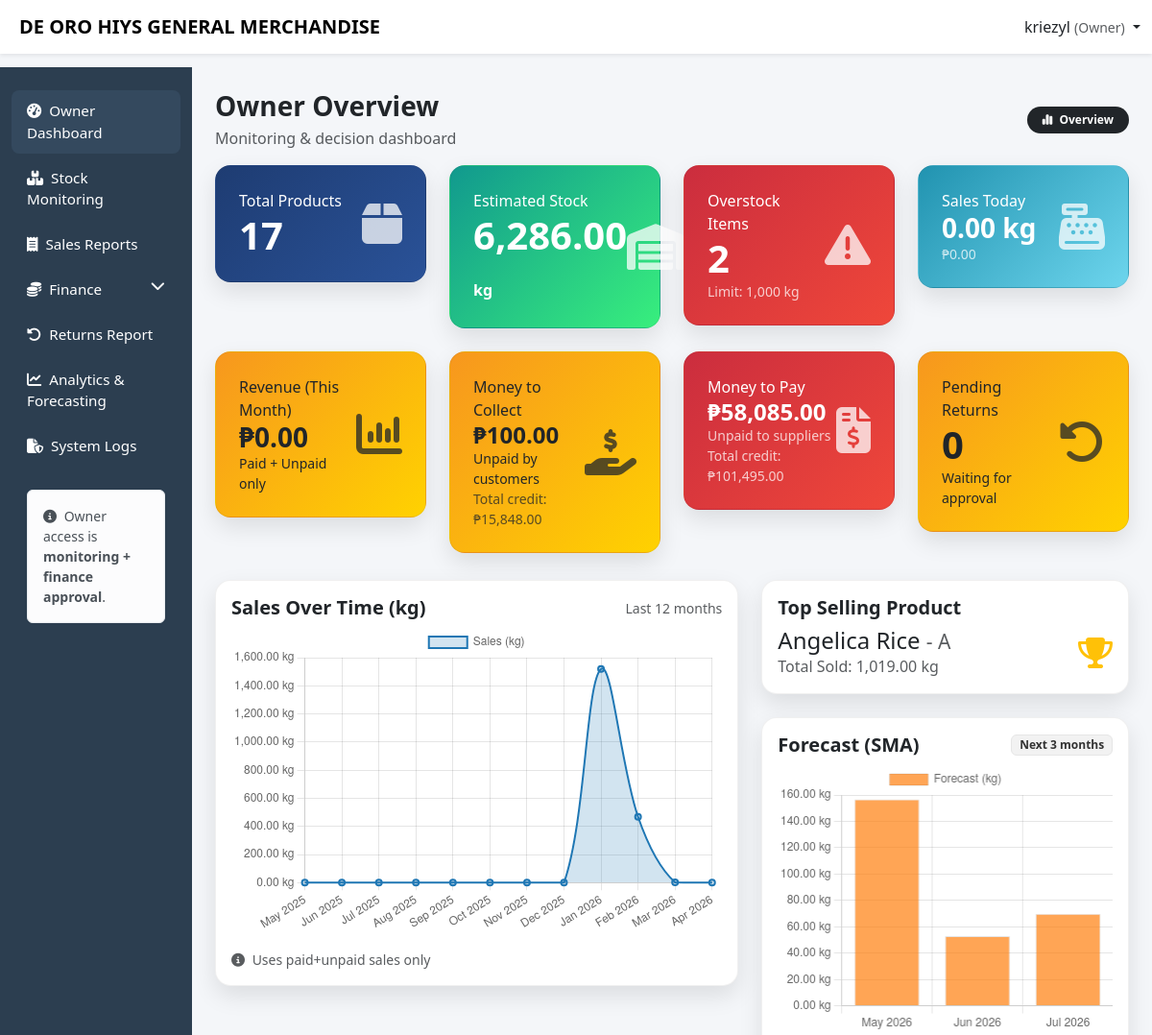
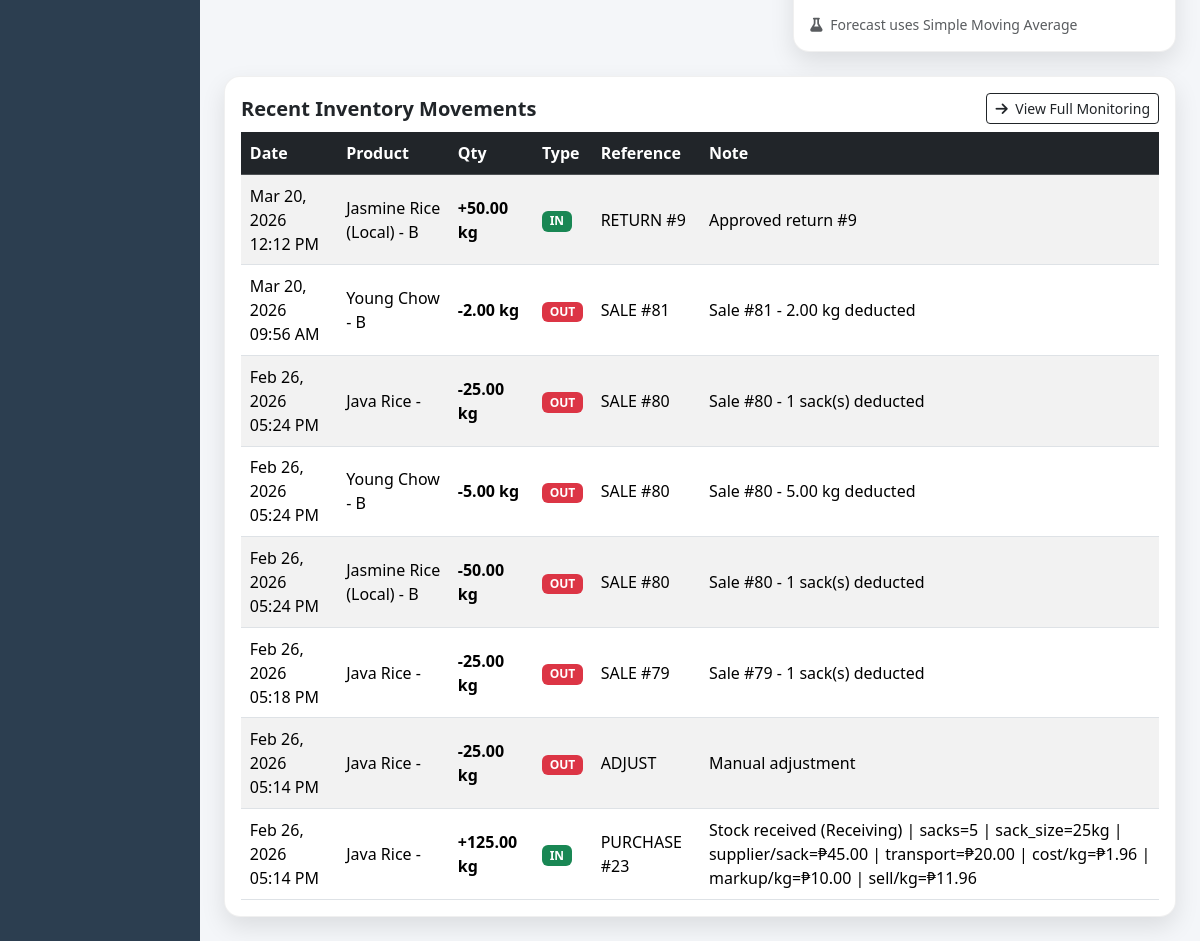
The page /ricesales_stock_monitoring/capstone/owner/dashboard.php (signed in) on the database its author committed (2 pictures, top to bottom).
### tables this page shows
CREATE TABLE `inventory_transactions` (
  `inventTrans_id` int(11) NOT NULL,
  `product_id` int(11) DEFAULT NULL,
  `qty_kg` decimal(10,2) DEFAULT NULL,
  `reference_id` int(11) DEFAULT NULL,
  `reference_type` enum('sale','purchase','return','delivery','adjust') DEFAULT NULL,
  `type` enum('in','out','adjust') DEFAULT NULL,
  `note` text DEFAULT NULL,
  `created_at` timestamp NOT NULL DEFAULT current_timestamp()
);

CREATE TABLE `products` (
  `product_id` int(11) NOT NULL,
  `variety` varchar(100) DEFAULT NULL,
  `grade` enum('A','B') NOT NULL,
  `unit_weight_kg` decimal(10,2) DEFAULT NULL,
  `price_per_sack` decimal(10,2) NOT NULL,
  `price_per_kg` decimal(10,2) NOT NULL,
  `created_at` timestamp NOT NULL DEFAULT current_timestamp(),
  `archived` tinyint(1) NOT NULL DEFAULT 0,
  `stock_kg` decimal(10,2) NOT NULL DEFAULT 0.00
);

### ricesales_stock_monitoring/capstone/owner/dashboard.php (the view, shortened to what the rows shown need)
<?php
include '../config/db.php';
function h($v){ return htmlspecialchars((string)$v, ENT_QUOTES, 'UTF-8'); }
$VALID_SALE_STATUSES = "('paid','unpaid')";
$MONTHS_HISTORY = 12;
$FORECAST_MONTHS = 3;
$recentInventory = $conn->query("
    SELECT it.created_at, it.product_id, it.qty_kg, it.type, it.reference_type, it.reference_id, it.note,
           p.variety, p.grade
    FROM inventory_transactions it
    LEFT JOIN products p ON it.product_id = p.product_id
    ORDER BY it.created_at DESC
    LIMIT 8
");
$months = [];
$salesData = [];
$monthsY = [];
$monthsM = [];
$monthMap = [];
$monthly = $conn->query("
    SELECT
      DATE_FORMAT(s.sale_date,'%b %Y') AS month_label,
      YEAR(s.sale_date) AS y,
      MONTH(s.sale_date) AS m,
      COALESCE(SUM(si.qty_kg),0) AS total_kg
    FROM sales_items si
    JOIN sales s ON si.sale_id = s.sale_id
    WHERE LOWER(s.status) IN $VALID_SALE_STATUSES
      AND s.sale_date >= DATE_SUB(CURDATE(), INTERVAL {$MONTHS_HISTORY} MONTH)
      AND s.sale_date <> '0000-00-00 00:00:00'
    GROUP BY y,m,month_label
    ORDER BY y,m
");
if($monthly){
    while($r = $monthly->fetch_assoc()){
        $y = (int)$r['y'];
        $m = (int)$r['m'];
        $key = sprintf('%04d-%02d', $y, $m);
        $monthMap[$key] = (float)$r['total_kg'];
    }
}
$start = new DateTime('first day of this month');
$start->modify('-' . max(0, $MONTHS_HISTORY - 1) . ' months');
$end = new DateTime('first day of this month');
for($dt = clone $start; $dt <= $end; $dt->modify('+1 month')){
    $y = (int)$dt->format('Y');
    $m = (int)$dt->format('m');
    $key = sprintf('%04d-%02d', $y, $m);
    $months[] = $dt->format('M Y');
    $monthsY[] = $y;
    $monthsM[] = $m;
    $salesData[] = (float)($monthMap[$key] ?? 0);
}
function nextMonthsLabelsFromLast(array $monthsY, array $monthsM, int $n = 3){
    $labels = [];
    if(empty($monthsY) || empty($monthsM)){
        $dt = new DateTime('first day of this month');
    } else {
        $lastY = (int)end($monthsY);
        $lastM = (int)end($monthsM);
        $dt = new DateTime(sprintf('%04d-%02d-01', $lastY, $lastM));
    }
    for($i=1;$i<=$n;$i++){
        $dt->modify('+1 month');
        $labels[] = $dt->format('M Y');
    }
    return $labels;
}
$forecastLabels = nextMonthsLabelsFromLast($monthsY, $monthsM, (int)$FORECAST_MONTHS);
$forecastValues = [];
$window = 3;
if(count($salesData) >= 3){
    $series = $salesData;
    for($i=0;$i<$FORECAST_MONTHS;$i++){
        $slice = array_slice($series, -$window);
        $avg = array_sum($slice) / max(1,count($slice));
        $forecastValues[] = round($avg, 2);
        $series[] = $avg;
    }
} elseif(count($salesData) > 0){
    $baseline = (float)end($salesData);
    $forecastValues = array_fill(0, $FORECAST_MONTHS, round($baseline,2));
} else {
    $forecastValues = array_fill(0, $FORECAST_MONTHS, 0);
}
?>
<!DOCTYPE html>
<html lang="en">
<head>
<link href="https://cdn.jsdelivr.net/npm/bootstrap@5.3.2/dist/css/bootstrap.min.css" rel="stylesheet">
<link href="https://cdnjs.cloudflare.com/ajax/libs/font-awesome/6.5.1/css/all.min.css" rel="stylesheet">
<link href="../css/layout.css" rel="stylesheet">
</head>
<body>
<div class="container-fluid">
<div class="row">
<main class="col-lg-10 ms-sm-auto px-4 main-content">
<div class="py-4">
  <div class="card modern-card mt-4">
    <div class="card-body">
      <div class="table-responsive">
        <table class="table table-striped align-middle mb-0">
          <thead class="table-dark">
            <tr>
              <th>Date</th>
              <th>Product</th>
              <th>Qty</th>
              <th>Type</th>
              <th>Reference</th>
              <th>Note</th>
            </tr>
          </thead>
          <tbody>
            <?php if($recentInventory && $recentInventory->num_rows > 0): ?>
              <?php while($row = $recentInventory->fetch_assoc()): ?>
                <?php
                  $dt = $row['created_at'] ? date("M d, Y h:i A", strtotime($row['created_at'])) : '';
                  $prod = trim(($row['variety'] ?? 'N/A') . " - " . ($row['grade'] ?? ''));
                  $t = strtolower(trim($row['type'] ?? ''));
                  $qtyNum = (float)($row['qty_kg'] ?? 0);
                  if($t === 'adjust'){
                      $sign = ($qtyNum >= 0) ? '+' : '-';
                      $qty = $sign . number_format(abs($qtyNum),2) . " kg";
                  } else {
                      $sign = ($t === 'in') ? '+' : (($t === 'out') ? '-' : '');
                      $qty = $sign . number_format(abs($qtyNum),2) . " kg";
                  }
                  $ref = strtoupper((string)($row['reference_type'] ?? ''));
                  $refId = $row['reference_id'] !== null ? ("#".$row['reference_id']) : '';
                  $note = $row['note'] ?? '';
                ?>
                <tr>
                  <td><?= h($dt) ?></td>
                  <td><?= h($prod) ?></td>
                  <td class="fw-bold"><?= h($qty) ?></td>
                  <td>
                    <?php if($t === 'in'): ?>
                      <span class="badge bg-success">IN</span>
                    <?php elseif($t === 'out'): ?>
                      <span class="badge bg-danger">OUT</span>
                    <?php else: ?>
                      <span class="badge bg-secondary"><?= h(strtoupper($t ?: 'N/A')) ?></span>
                    <?php endif; ?>
                  </td>
                  <td><?= h(trim($ref . " " . $refId)) ?></td>
                  <td><?= h($note) ?></td>
                </tr>
              <?php endwhile; ?>
            <?php else: ?>
              <tr><td colspan="6" class="text-center text-muted">No inventory transactions yet.</td></tr>
            <?php endif; ?>
          </tbody>
        </table>
      </div>
    </div>
            </div>
</div>
</main>
</div>
</div>
<script>
function fmtNum(v){
  const n = Number(v || 0);
  return n.toLocaleString(undefined, { minimumFractionDigits: 2, maximumFractionDigits: 2 });
}
function fmtKg(v){ return `${fmtNum(v)} kg`; }
// ===== SALES CHART =====
(() => {
  const el = document.getElementById('salesChart');
  if(!el) return;
  new Chart(el, {
    type: 'line',
    data: {
      labels: <?= json_encode($months) ?>,
      datasets: [{
        label: 'Sales (kg)',
        data: <?= json_encode($salesData) ?>,
        tension: 0.35,
        fill: true,
        borderWidth: 2,
        pointRadius: 3,
        borderColor: '#1f77b4',
        backgroundColor: 'rgba(31,119,180,0.20)'
      }]
    },
    options: {
      responsive: true,
      maintainAspectRatio: false,
      plugins: {
        legend: { display: true },
        tooltip: {
          mode: 'index',
          intersect: false,
          callbacks: {
            label: (ctx) => `${ctx.dataset.label}: ${fmtKg(ctx.parsed.y ?? 0)}`
          }
        }
      },
      interaction: { mode:'index', intersect:false },
      scales: {
        y: {
          beginAtZero: true,
          ticks: { callback: (v) => fmtKg(v) }
        }
      }
    }
  });
})();
// ===== FORECAST CHART (SMA) =====
(() => {
  const el = document.getElementById('forecastChart');
  if(!el) return;
  new Chart(el, {
    type: 'bar',
    data: {
      labels: <?= json_encode($forecastLabels) ?>,
      datasets: [{
        label: 'Forecast (kg)',
        data: <?= json_encode($forecastValues) ?>,
        borderWidth: 1,
        backgroundColor: 'rgba(255,127,14,0.70)'
      }]
    },
    options: {
      responsive: true,
      maintainAspectRatio: false,
      plugins: {
        legend: { display: true },
        tooltip: {
          callbacks: {
            label: (ctx) => `${ctx.dataset.label}: ${fmtKg(ctx.parsed.y ?? 0)}`
          }
        }
      },
      scales: {
        y: {
          beginAtZero: true,
          ticks: { callback: (v) => fmtKg(v) }
        }
      }
    }
  });
})();
</script>
</body>
</html>

### rows shown on the page
inventory_transactions: created_at "Mar 20, 2026 12:12 PM", product.grade "Jasmine Rice (Local) - B", qty "+50.00 kg", shows "IN", reference_type+reference "RETURN #9", note "Approved return #9"
inventory_transactions: created_at "Mar 20, 2026 09:56 AM", product.grade "Young Chow - B", qty "-2.00 kg", shows "OUT", reference_type+reference "SALE #81", note "Sale #81 - 2.00 kg deducted"
inventory_transactions: created_at "Feb 26, 2026 05:24 PM", product.grade "Java Rice -", qty "-25.00 kg", shows "OUT", reference_type+reference "SALE #80", note "Sale #80 - 1 sack(s) deducted"
inventory_transactions: created_at "Feb 26, 2026 05:24 PM", product.grade "Young Chow - B", qty "-5.00 kg", shows "OUT", reference_type+reference "SALE #80", note "Sale #80 - 5.00 kg deducted"
inventory_transactions: created_at "Feb 26, 2026 05:24 PM", product.grade "Jasmine Rice (Local) - B", qty "-50.00 kg", shows "OUT", reference_type+reference "SALE #80", note "Sale #80 - 1 sack(s) deducted"
inventory_transactions: created_at "Feb 26, 2026 05:18 PM", product.grade "Java Rice -", qty "-25.00 kg", shows "OUT", reference_type+reference "SALE #79", note "Sale #79 - 1 sack(s) deducted"
inventory_transactions: created_at "Feb 26, 2026 05:14 PM", product.grade "Java Rice -", qty "-25.00 kg", shows "OUT", reference_type+reference "ADJUST", note "Manual adjustment"
inventory_transactions: created_at "Feb 26, 2026 05:14 PM", product.grade "Java Rice -", qty "+125.00 kg", shows "IN", reference_type+reference "PURCHASE #23", note "Stock received (Receiving) | sacks=5 | sack_size=25kg | supplier/sack=₱45.00 | transport=₱20.00 | cost/kg=₱1.96 | markup/kg=₱10.00 | sell/kg=₱11.96"

### other values the page prints
$username "kriezyl"
$totalProducts "17"
$totalStock "6,286.00"
$overCount "2"
$OVERSTOCK_LIMIT_KG "1,000"
$salesToday['sold_kg'] "0.00"
$salesToday['revenue'] "0.00"
$revenueMonth "0.00"
$ar['balance_ar'] "100.00"
$ar['total_ar'] "15,848.00"
$ap['balance_ap'] "58,085.00"
$ap['total_ap'] "101,495.00"
$pendingReturns "0"
$MONTHS_HISTORY "12"
$topProduct['variety'] "Angelica Rice"
